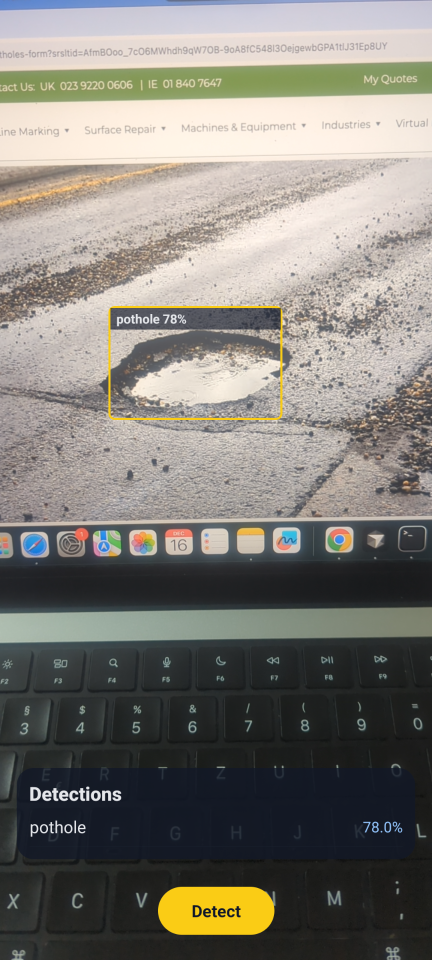
#> input picture sample_media/sample_pothole_1.png, 864 x 1920 px (shown at 1/2 size)
$ python -i detector.py   (imports and definitions only)
#> lines starting #> are read from the running program, lines starting #| are printed output that depends on the picture; after the words box and inside, x2 and y2 are one past the last pixel; in counts of white or black regions, pixels touching at a corner belong together
### backend/app/services/severity.py
"""
Enhanced Pothole Severity & Physical Dimension Heuristic Service
Estimates real-world diameter (cm), cavity depth category, and municipal repair priority.
Incorporates vertical perspective ground-plane projection.

Disclaimer:
Provides computer vision visual estimation for smart-city maintenance triage;
does not replace calibrated in-situ mechanical profilometry.
"""

from typing import Dict, Any, Tuple, List

SEVERITY_CONFIG = {
    "LOW": {
        "label": "Low Severity",
        "description": "Small surface depression or early raveling (est. <25cm diameter).",
        "color": "#10B981", # Emerald Green
        "depth_category": "Shallow (1-3 cm)",
        "badge_class": "bg-emerald-500/10 text-emerald-400 border-emerald-500/20",
    },
    "MEDIUM": {
        "label": "Medium Severity",
        "description": "Moderate asphalt cavity (est. 25-50cm diameter). Routine weekly repair.",
        "color": "#F59E0B", # Amber / Orange
        "depth_category": "Moderate (3-6 cm)",
        "badge_class": "bg-amber-500/10 text-amber-400 border-amber-500/20",
    },
    "HIGH": {
        "label": "High Hazard",
        "description": "Severe structural asphalt cavity (est. >50cm diameter). Immediate 24h patching.",
        "color": "#EF4444", # Red
        "depth_category": "Deep Hazardous (>6 cm)",
        "badge_class": "bg-rose-500/10 text-rose-400 border-rose-500/20",
    }
}

# [61 lines left out: function classify_pothole_severity, not called in this run]

def calculate_overall_severity(severities: List[str]) -> str:
    """
    Determines overall road segment damage rating based on peak hazard.
    """
    if not severities:
        return "NONE"
    if "HIGH" in severities:
        return "HIGH"
    if "MEDIUM" in severities:
        return "MEDIUM"
    if "LOW" in severities:
        return "LOW"
    return "NONE"

### backend/app/services/detector.py
import os
import cv2
import urllib.request
import numpy as np
from pathlib import Path
from typing import Dict, Any, List, Tuple, Optional
from .severity import classify_pothole_severity, calculate_overall_severity

# Configure Ultralytics directory inside app sandbox to prevent macOS permission errors
BASE_DIR = Path(__file__).resolve().parent.parent.parent
CONFIG_DIR = BASE_DIR.parent / ".ultralytics"
# [1 line not run here, left out]
os.environ["YOLO_CONFIG_DIR"] = str(CONFIG_DIR)

from ultralytics import YOLO

# Cyberpunk / Smart-City HUD Color Scheme in BGR for OpenCV
SEVERITY_BGR_COLORS = {
    "LOW": (16, 185, 129),       # #10B981 (Emerald Green)
    "MEDIUM": (11, 158, 245),    # #F59E0B (Amber/Orange)
    "HIGH": (68, 68, 239),       # #EF4444 (Crimson Red)
    "NONE": (160, 160, 160)
}

MODEL_URLS = {
    "pothole_yolov8.pt": "https://huggingface.co/peterhdd/pothole-detection-yolov8/resolve/main/best.pt",
    "pothole_samdutse.pt": "https://huggingface.co/samdutse/pothole-yolov8s/resolve/main/best.pt"
}

# [28 lines left out: functions compute_box_iou, apply_clahe_enhancement, not called in this run]

class PotholeDetectorService:
    _instance = None

    def __new__(cls):
        if cls._instance is None:
            cls._instance = super(PotholeDetectorService, cls).__new__(cls)
            cls._instance._models: List[Tuple[str, YOLO]] = []
            cls._instance._initialize()
        return cls._instance

    def _ensure_weights(self, filename: str) -> Path:
        weights_dir = BASE_DIR / "weights"
        weights_dir.mkdir(parents=True, exist_ok=True)
        path = weights_dir / filename
        if not path.exists():
            url = MODEL_URLS.get(filename)
            if url:
                print(f"[Detector] Weights {filename} not found at {path}. Downloading from Hugging Face...")
                try:
                    urllib.request.urlretrieve(url, str(path))
                    print(f"[Detector] Successfully downloaded {filename}.")
                except Exception as e:
                    print(f"[Detector Warning] Could not download {filename}: {e}")
        return path

    def _initialize(self):
        """Loads both specialized pothole detection models for dual-engine ensemble inference."""
        self._models = []
        for filename in ["pothole_yolov8.pt", "pothole_samdutse.pt"]:
            p = self._ensure_weights(filename)
            if p.exists():
                try:
                    print(f"[Detector] Initializing neural checkpoint: {filename}...")
                    m = YOLO(str(p))
                    self._models.append((filename, m))
                    print(f"[Detector] Loaded {filename} successfully on CPU/MPS.")
                except Exception as e:
                    print(f"[Detector Error] Failed loading {filename}: {e}")
            else:
                print(f"[Detector Warning] Checkpoint {filename} not available.")
#> further down, picture is the input picture: shape (1920, 864, 3); mean B, G, R 118.5, 125.2, 128.2

        if not self._models:
            print("[Detector Error] No pothole model weights available! Model inference will fail.")

    @property
    def is_ensemble_active(self) -> bool:
        return len(self._models) >= 2

    # [4 lines left out: function _model, not called in this run]

    def detect_raw_candidates(
        self,
        frame: np.ndarray,
        conf_threshold: float = 0.20
    ) -> List[Dict[str, Any]]:
        """
        Runs dual-model inference with resolution preservation and CLAHE enhancement.
        Returns unified list of candidate bounding boxes before fusion.
        """
#> called with conf_threshold = 0.2
        h, w = frame.shape[:2]
#> h = 1920; w = 864
        if h == 0 or w == 0:
            return []

        # Adaptive scaling: if image is small (<480px), upscale with Lanczos-4
        # to preserve high-frequency edge gradients in YOLO's 640 feature pyramids
        scale = 1.0
        max_dim = max(h, w)
#> max_dim = 1920
        if max_dim < 480:
            scale = 640.0 / float(max_dim)
            infer_frame = cv2.resize(frame, (int(w * scale), int(h * scale)), interpolation=cv2.INTER_LANCZOS4)
        else:
            infer_frame = frame

        raw_candidates: List[Dict[str, Any]] = []

        for model_name, model in self._models:
            try:
                results = model(infer_frame, conf=conf_threshold, verbose=False)
                boxes = results[0].boxes
                for box in boxes:
                    xyxy = (box.xyxy[0].cpu().numpy() / scale).tolist()
                    conf = float(box.conf[0].cpu().numpy())
                    raw_candidates.append({
                        "bbox": xyxy,
                        "conf": conf,
                        "source": model_name
                    })
            except Exception as e:
                print(f"[Detector Inference Error in {model_name}]: {e}")
#> after the loop, raw_candidates = []

        # If zero detections were found on dark or high-glare image, retry with CLAHE
        if len(raw_candidates) == 0 and len(self._models) > 0:
            clahe_frame = apply_clahe_enhancement(infer_frame)
            for model_name, model in self._models:
                try:
                    results = model(clahe_frame, conf=max(0.18, conf_threshold - 0.05), verbose=False)
                    for box in results[0].boxes:
                        xyxy = (box.xyxy[0].cpu().numpy() / scale).tolist()
                        conf = float(box.conf[0].cpu().numpy())
                        raw_candidates.append({
                            "bbox": xyxy,
                            "conf": conf,
                            "source": f"{model_name}-clahe"
                        })
                except Exception:
                    pass

        # Filter out extreme false positives:
        # Horizon filter: potholes don't exist in the upper 10% of road viewport
        # Aspect ratio filter: filter extreme slivers (e.g., telephone wires or thin poles)
        valid_candidates = []
        for cand in raw_candidates:
            xmin, ymin, xmax, ymax = cand["bbox"]
            bw = max(1.0, xmax - xmin)
            bh = max(1.0, ymax - ymin)
            y_center = (ymin + ymax) / 2.0

            # Horizon check (discard top 10% of frame unless large box)
            if y_center < (h * 0.10) and (bh / h) < 0.25:
                continue
            # Aspect ratio check
            aspect = bw / bh
            if aspect > 8.0 or aspect < 0.12:
                continue

            # Clip within image boundaries
            clipped_box = [
                max(0.0, min(float(w), xmin)),
                max(0.0, min(float(h), ymin)),
                max(0.0, min(float(w), xmax)),
                max(0.0, min(float(h), ymax))
            ]
            cand["bbox"] = clipped_box
            valid_candidates.append(cand)
#> this loop made 0 passes
#> after the loop, valid_candidates = []

        return valid_candidates

    def fuse_detections(
        self,
        candidates: List[Dict[str, Any]],
        iou_threshold: float = 0.35,
        min_conf: float = 0.22
    ) -> List[Dict[str, Any]]:
        """
        Weighted Box Fusion (WBF):
        Fuses overlapping candidate boxes from multiple models and applies
        cross-validation confidence boosting for dual-confirmed detections.
        """
        if not candidates:
            return []

        sorted_cands = sorted(candidates, key=lambda c: c["conf"], reverse=True)
        fused_boxes = []
        used = [False] * len(sorted_cands)

        for i in range(len(sorted_cands)):
            if used[i]:
                continue
            cluster = [sorted_cands[i]]
            used[i] = True

            for j in range(i + 1, len(sorted_cands)):
                if not used[j]:
                    iou = compute_box_iou(sorted_cands[i]["bbox"], sorted_cands[j]["bbox"])
                    if iou >= iou_threshold:
                        cluster.append(sorted_cands[j])
                        used[j] = True

            # Weighted average coordinates by confidence scores
            total_weight = sum(c["conf"] for c in cluster)
            xmin = sum(c["bbox"][0] * c["conf"] for c in cluster) / total_weight
            ymin = sum(c["bbox"][1] * c["conf"] for c in cluster) / total_weight
            xmax = sum(c["bbox"][2] * c["conf"] for c in cluster) / total_weight
            ymax = sum(c["bbox"][3] * c["conf"] for c in cluster) / total_weight

            # Model consensus check
            models_in_cluster = set(c["source"].split("-")[0] for c in cluster)
            max_conf = max(c["conf"] for c in cluster)

            # Consensus boost: if confirmed by both independent YOLO models, boost confidence
            if len(models_in_cluster) > 1:
                final_conf = min(0.98, max_conf * 1.15 + 0.05)
                dual_confirmed = True
            else:
                final_conf = max_conf
                dual_confirmed = False

            if final_conf >= min_conf:
                fused_boxes.append({
                    "bbox": [round(xmin, 1), round(ymin, 1), round(xmax, 1), round(ymax, 1)],
                    "confidence": round(final_conf, 4),
                    "dual_confirmed": dual_confirmed,
                    "cluster_size": len(cluster)
                })

        return fused_boxes

    def detect_frame(
        self,
        frame: np.ndarray,
        conf_threshold: float = 0.25,
        annotate: bool = True
    ) -> Tuple[np.ndarray, List[Dict[str, Any]], str, float]:
        """
        Detects potholes on a single in-memory frame (used by image detection and streaming video).
        Returns: (annotated_frame, pothole_details, overall_severity, avg_confidence)
        """
        img_h, img_w = frame.shape[:2]
        candidates = self.detect_raw_candidates(frame, conf_threshold=max(0.18, conf_threshold - 0.05))
#> candidates = []
        fused = self.fuse_detections(candidates, iou_threshold=0.35, min_conf=conf_threshold)
#> fused = []

        pothole_details: List[Dict[str, Any]] = []
        severities: List[str] = []
        conf_list: List[float] = []

        annotated = frame.copy() if annotate else frame

        # Create semi-transparent overlay canvas
        overlay = annotated.copy() if annotate else None

        for item in fused:
            xmin, ymin, xmax, ymax = item["bbox"]
            conf = item["confidence"]
            conf_list.append(conf)

            # Classify severity using perspective distance calibration
            sev_info = classify_pothole_severity(
                bbox=(xmin, ymin, xmax, ymax),
                img_width=img_w,
                img_height=img_h
            )
            severity = sev_info["severity"]
            severities.append(severity)

            detail_dict = {
                "bounding_box": {
                    "xmin": xmin,
                    "ymin": ymin,
                    "xmax": xmax,
                    "ymax": ymax,
                    "width": sev_info["width_px"],
                    "height": sev_info["height_px"],
                    "estimated_diameter_cm": sev_info["estimated_diameter_cm"],
                    "depth_category": sev_info["depth_category"]
                },
                "confidence": conf,
                "severity": severity,
                "area_ratio": sev_info["area_ratio"],
                "estimated_width_px": sev_info["width_px"],
                "estimated_height_px": sev_info["height_px"],
                "estimated_diameter_cm": sev_info["estimated_diameter_cm"],
                "depth_category": sev_info["depth_category"],
                "dual_confirmed": item["dual_confirmed"]
            }
            pothole_details.append(detail_dict)

            if annotate:
                color = SEVERITY_BGR_COLORS.get(severity, (0, 255, 255))
                pt1 = (int(xmin), int(ymin))
                pt2 = (int(xmax), int(ymax))

                # Draw semi-transparent cavity fill
                cv2.rectangle(overlay, pt1, pt2, color, -1)

                # Draw bounding box outline
                cv2.rectangle(annotated, pt1, pt2, color, thickness=2)

                # Draw futuristic corner bracket HUD ticks
                bracket_len = max(6, min(24, int(min(xmax - xmin, ymax - ymin) * 0.25)))
                self._draw_corner_brackets(annotated, pt1, pt2, color, bracket_len, thickness=3)

                # Pill label text
                consensus_badge = "★ DUAL" if item["dual_confirmed"] else ""
                label_text = f"{severity} {int(conf * 100)}% (~{int(sev_info['estimated_diameter_cm'])}cm)"
                if consensus_badge:
                    label_text = f"{consensus_badge} | {label_text}"

                font = cv2.FONT_HERSHEY_SIMPLEX
                font_scale = max(0.42, min(0.68, img_w / 1400.0))
                font_thickness = 1
                (tw, th), baseline = cv2.getTextSize(label_text, font, font_scale, font_thickness)

                # Pill background
                label_y1 = max(0, int(ymin) - th - 10)
                label_y2 = int(ymin)
                cv2.rectangle(annotated, (int(xmin), label_y1), (int(xmin) + tw + 12, label_y2), (15, 23, 42), -1)
                cv2.rectangle(annotated, (int(xmin), label_y1), (int(xmin) + tw + 12, label_y2), color, 1)

                # Label text
                cv2.putText(
                    annotated,
                    label_text,
                    (int(xmin) + 6, label_y2 - 4),
                    font,
                    font_scale,
                    (255, 255, 255),
                    font_thickness,
                    cv2.LINE_AA
                )
#> after the loop, conf_list = []; pothole_details = []; severities = []

        if annotate and len(fused) > 0:
            # Blend semi-transparent cavity overlay with 18% opacity
            cv2.addWeighted(overlay, 0.18, annotated, 0.82, 0, annotated)

        overall_sev = calculate_overall_severity(severities)
#> overall_sev = 'NONE'
        avg_conf = round(sum(conf_list) / len(conf_list), 4) if conf_list else 0.0
#> avg_conf = 0

        if annotate:
            self._draw_hud_banner(annotated, len(pothole_details), overall_sev, avg_conf)

        return annotated, pothole_details, overall_sev, avg_conf

    # [71 lines left out: functions detect_image, _draw_corner_brackets, not called in this run]

    def _draw_hud_banner(self, img: np.ndarray, total: int, overall_sev: str, avg_conf: float):
        """Draws sleek top HUD telemetry bar with dual-engine status"""
#> called with total = 0, overall_sev = 'NONE', avg_conf = 0
        h, w = img.shape[:2]
#> h = 1920; w = 864
        banner_h = max(40, int(h * 0.065))
#> banner_h = 124

        overlay = img.copy()
        cv2.rectangle(overlay, (0, 0), (w, banner_h), (11, 19, 43), -1)
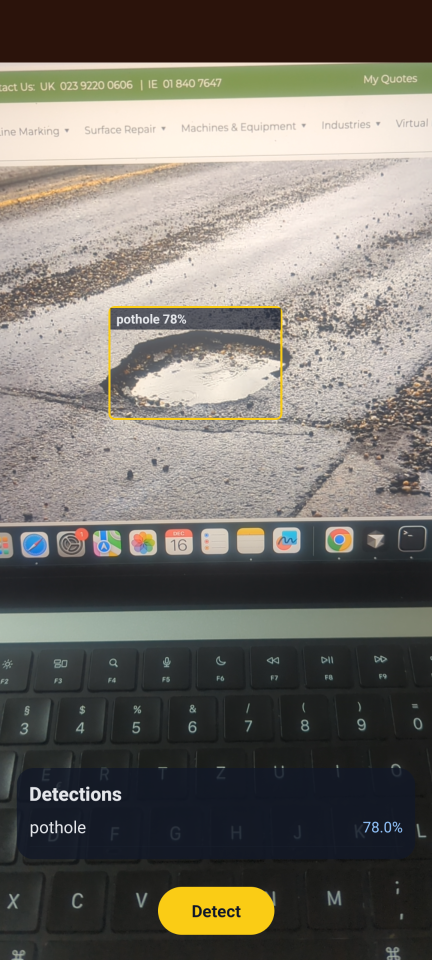
#> overlay: shape (1920, 864, 3) (shown at 1/2 size); 6.51% of pixels changed, all inside (x1, y1, x2, y2) = (0, 0, 864, 125)
        cv2.addWeighted(overlay, 0.88, img, 0.12, 0, img)
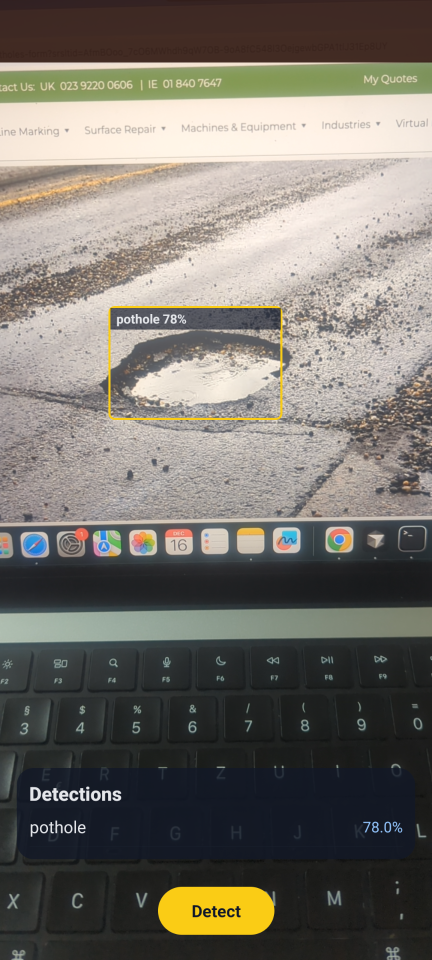
#> img: shape (1920, 864, 3) (shown at 1/2 size); mean B, G, R 107, 114.6, 118.8

        color = SEVERITY_BGR_COLORS.get(overall_sev, (200, 200, 200))
        cv2.rectangle(img, (0, banner_h - 2), (w, banner_h), color, 2)

        font = cv2.FONT_HERSHEY_SIMPLEX
#> font = 0
        font_scale = max(0.42, min(0.68, w / 1400.0))
#> font_scale = 0.617
        engine_status = "DUAL NEURAL FUSION" if self.is_ensemble_active else "SINGLE YOLOv8"
        text = f"RoadGuard AI [{engine_status}] // Potholes: {total} // Risk: {overall_sev}"
        if total > 0:
            text += f" // Avg Conf: {int(avg_conf * 100)}%"

        cv2.putText(img, text, (15, int(banner_h * 0.65)), font, font_scale, (255, 255, 255), 1, cv2.LINE_AA)
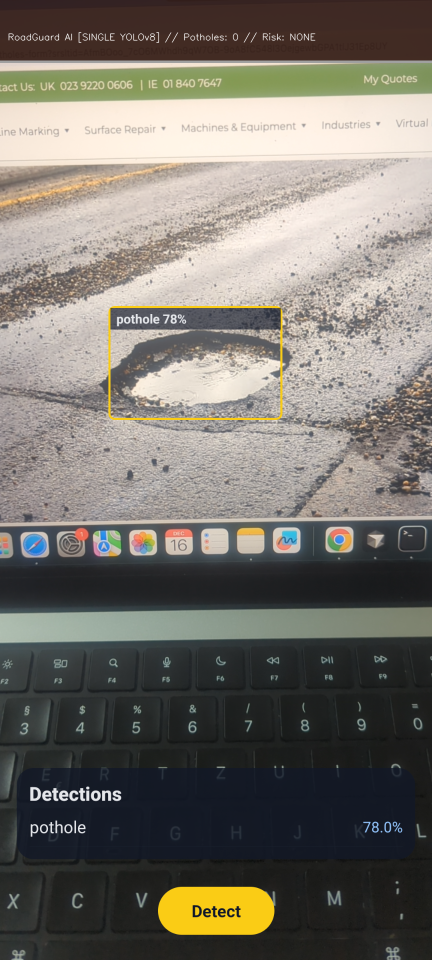
#> img: shape (1920, 864, 3) (shown at 1/2 size); mean B, G, R 107.5, 115.1, 119.1

detector_service = PotholeDetectorService()

>>> import cv2
>>> picture = cv2.imread('../../../sample_media/sample_pothole_1.png')
>>> result = PotholeDetectorService().detect_frame(picture)

$ run again, on sample_media/sample_pothole_2.png
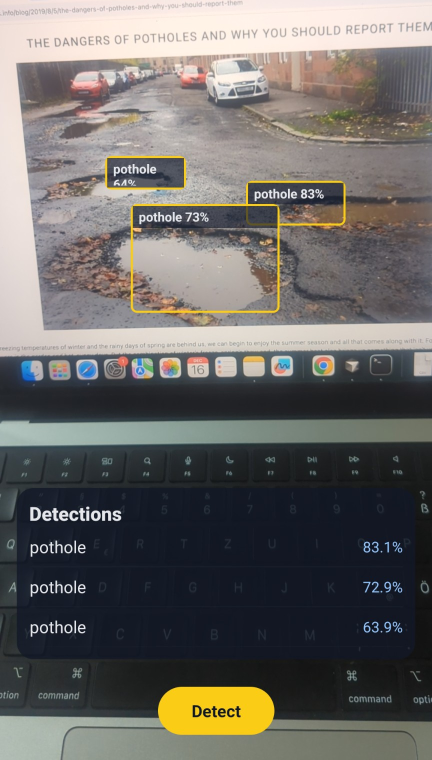
#> input picture sample_media/sample_pothole_2.png, 864 x 1519 px (shown at 1/2 size)
#> picture is the input picture: shape (1519, 864, 3); mean B, G, R 101.6, 104.7, 107.2
#> after the loop in detect_raw_candidates, `for model_name, model in self._models:`: raw_candidates = []
#> overall_sev = 'NONE'
#> avg_conf = 0
#> in _draw_hud_banner, `cv2.rectangle(overlay, (0, 0), (w, banner_h), (11, 19, 43), -1)`:
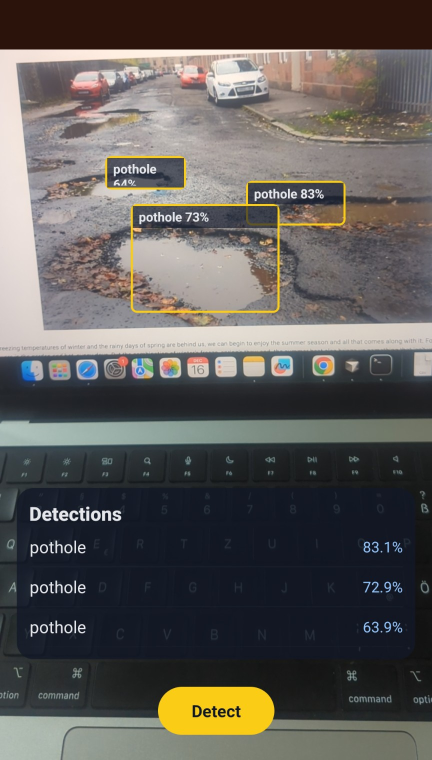
#> overlay: shape (1519, 864, 3) (shown at 1/2 size); 6.52% of pixels changed, all inside (x1, y1, x2, y2) = (0, 0, 864, 99)
#> in _draw_hud_banner, `cv2.putText(img, text, (15, int(banner_h * 0.65)), font, font_scale, (..`:
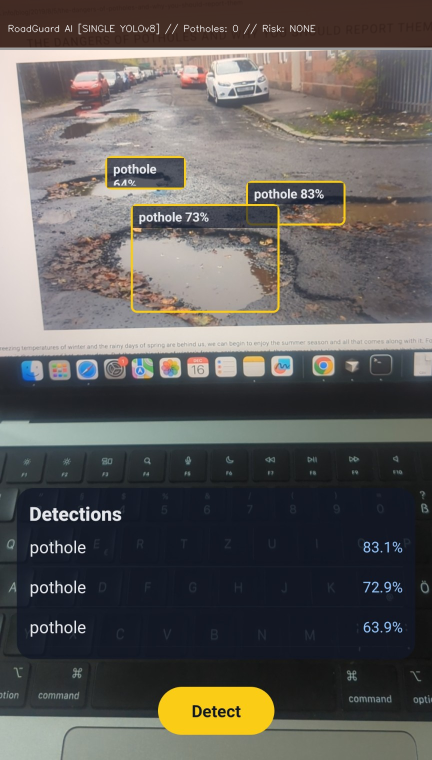
#> img: shape (1519, 864, 3) (shown at 1/2 size); mean B, G, R 90.1, 93.2, 96.1
